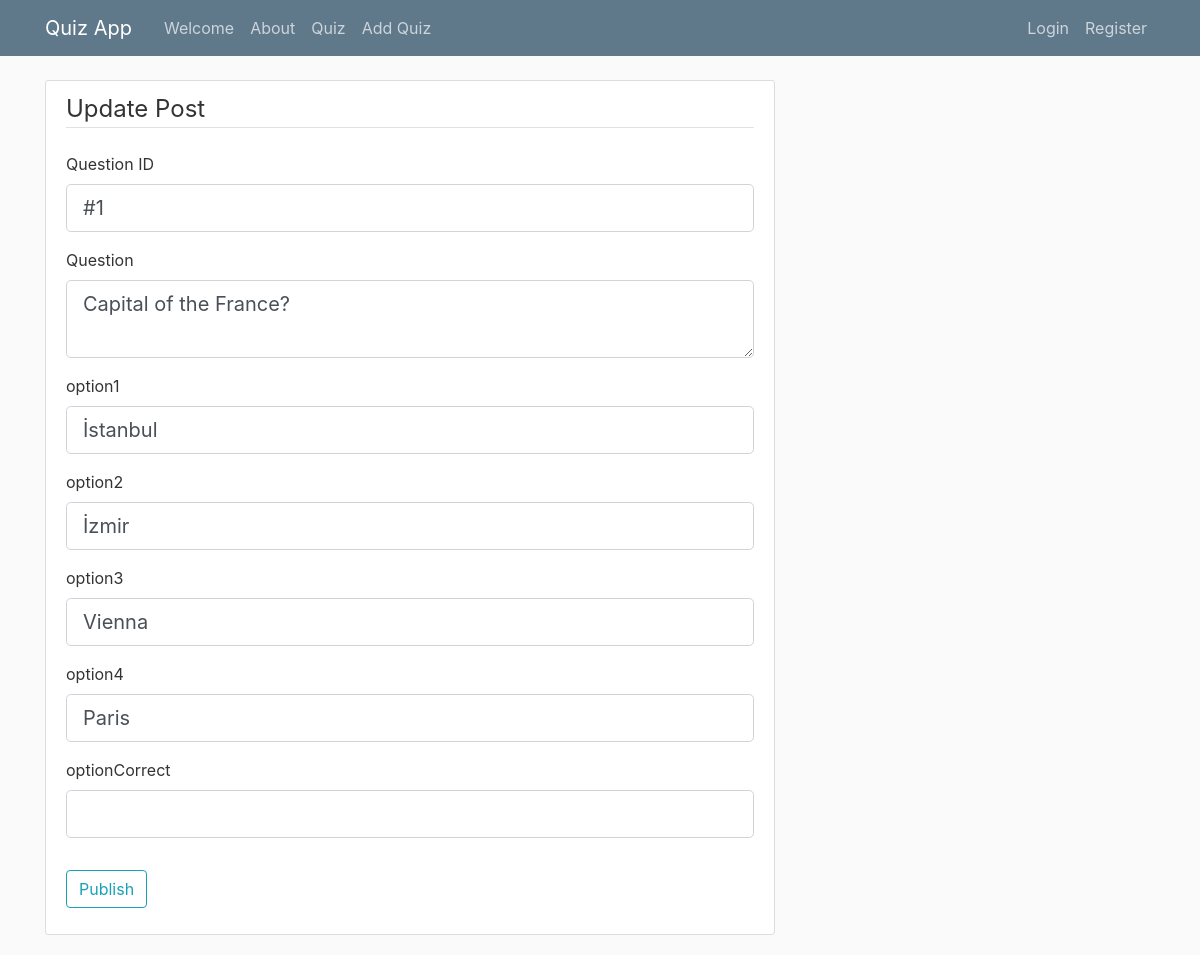
/quiz/1/update, run on the app's committed database.
### app.py (models this page shows, shortened)
class Post(db.Model):
    id = db.Column(db.Integer, primary_key=True)
    title = db.Column(db.String(100), nullable=False)
    date_posted = db.Column(db.DateTime, nullable=False, default=datetime.utcnow)
    content = db.Column(db.Text, nullable=False)
    option1 = db.Column(db.String(300), nullable=False)
    option2 = db.Column(db.String(300), nullable=False)
    option3 = db.Column(db.String(300), nullable=False)
    option4 = db.Column(db.String(300), nullable=False)
    optionCorrect = db.Column(db.String(300), nullable=False)
    choiceAn = db.relationship('ChoiceAn', passive_deletes=True)

### app.py (the view)
@app.route('/quiz/<int:post_id>/update', methods=['GET', 'POST'])
def update_quiz(post_id):
    quizzes = Post.query.get_or_404(post_id)
    form = QuForm()
    if form.validate_on_submit():
        quizzes.title = form.title.data
        quizzes.content = form.content.data
        quizzes.option1 = form.option1.data
        quizzes.option2 = form.option2.data
        quizzes.option3 = form.option3.data
        quizzes.option4 = form.option4.data
        db.session.commit()
        flash('Quiz has been updated!', 'success')
        return redirect(url_for('quiz'))
    elif request.method == 'GET':
        form.title.data = quizzes.title
        form.content.data = quizzes.content
        form.option1.data = quizzes.option1
        form.option2.data = quizzes.option2
        form.option3.data = quizzes.option3
        form.option4.data = quizzes.option4
    return render_template('qu.html', title='Update Qu',
                           form=form, legend='Update Post')

### forms.py
class QuForm(FlaskForm):
    title = StringField('Question ID',
                        validators=[DataRequired()])
    content = TextAreaField('Question',
                            validators=[DataRequired()])
    option1 = StringField('option1',
                          validators=[DataRequired()])
    option2 = StringField('option2',
                          validators=[DataRequired()])
    option3 = StringField('option3',
                          validators=[DataRequired()])
    option4 = StringField('option4',
                          validators=[DataRequired()])
    optionCorrect = StringField('optionCorrect',
                                validators=[DataRequired()])
    submit = SubmitField('Publish')

### templates/qu.html (shortened to what this page needs)
{% extends "layout.html" %}
{% block content %}
 <div class="quiz_content-section">
        <form method="POST" action="">
            <fieldset class="form-group">
                <legend class="border-bottom mb-4"> {{ legend}} </legend>
                <div class ="form-group">
                    {{ form.title.label(class= "form-control-label") }}
                    {{ form.title(class= "form-control form-control-lg") }}
                </div>
                <div class ="form-group">
                    {{ form.content.label(class= "form-control-label") }}
                    {{ form.content(class= "form-control form-control-lg") }}
                </div>
                <div class ="form-group">
                    {{ form.option1.label(class= "form-control-label") }}
                    {{ form.option1(class= "form-control form-control-lg") }}
                </div>
                <div class ="form-group">
                    {{ form.option2.label(class= "form-control-label") }}
                    {{ form.option2(class= "form-control form-control-lg") }}
                </div>
                <div class ="form-group">
                    {{ form.option3.label(class= "form-control-label") }}
                    {{ form.option3(class= "form-control form-control-lg") }}
                </div>
                <div class ="form-group">
                    {{ form.option4.label(class= "form-control-label") }}
                    {{ form.option4(class= "form-control form-control-lg") }}
                </div>
                <div class ="form-group">
                    {{ form.optionCorrect.label(class= "form-control-label") }}
                    {{ form.optionCorrect(class= "form-control form-control-lg") }}
                </div>
            </fieldset>
            <div class ="form-group">
                    {{ form.submit(class = "btn btn-outline-info")}}
            </div>
        </form>
    </div>
{% endblock content %}

### static/main.css (style rules this page uses)
body { background: #fafafa; color: #333333; margin-top: 5rem; }
.quiz_content-section { background: #ffffff; padding: 10px 20px; border: 1px solid #dddddd; border-radius: 3px; margin-bottom: 20px; }

### data on the page
Post: title "#1", content "Capital of the France?", option1 "İstanbul", option2 "İzmir", option3 "Vienna", option4 "Paris"

### other printed values
{{ legend }} "Update Post"
